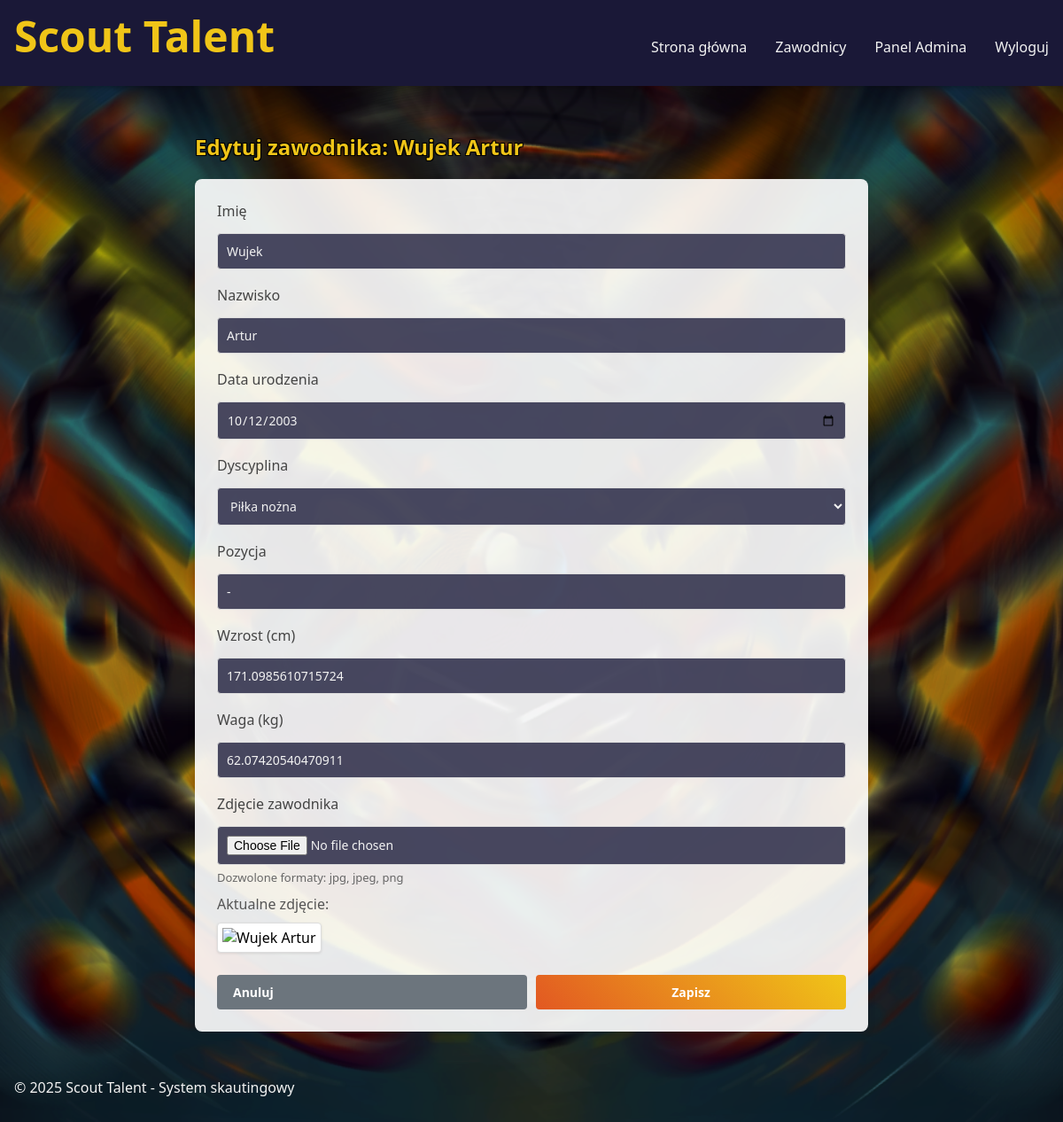
The app's page /players/edit/4 (signed in) with its own data.
### app/models.py (models this page shows)
class Player(db.Model):
    id = db.Column(db.Integer, primary_key=True)
    first_name = db.Column(db.String(64), nullable=False)
    last_name = db.Column(db.String(64), nullable=False)
    height = db.Column(db.Float)  # w cm
    weight = db.Column(db.Float)  # w kg
    birth_date = db.Column(db.Date)
    position = db.Column(db.String(64))
    photo = db.Column(db.String(255), nullable=True)  # Path to player photo
    sport_id = db.Column(db.Integer, db.ForeignKey('sport.id'))
    scout_id = db.Column(db.Integer, db.ForeignKey('user.id'))
    physical_tests = db.relationship('PhysicalTest', backref='player', lazy='dynamic')
    match_stats = db.relationship('MatchStat', backref='player', lazy='dynamic')

### app/routes/player_routes.py (the view, shortened to what this page needs)
@players.route('/edit/<int:player_id>', methods=['GET', 'POST'])
@login_required
def edit(player_id):
    player = Player.query.get_or_404(player_id)
    if current_user.role != 'admin' and player.scout_id != current_user.id:
        abort(403)
    form = PlayerForm(obj=player)
    form.sport.choices = [(s.id, s.name) for s in Sport.query.all()]
    return render_template('player/edit.html', form=form, player=player)

### app/forms.py
class PlayerForm(FlaskForm):
    first_name = StringField('Imię', validators=[DataRequired()])
    last_name = StringField('Nazwisko', validators=[DataRequired()])
    birth_date = DateField('Data urodzenia', format='%Y-%m-%d', validators=[DataRequired()])
    sport = SelectField('Dyscyplina', coerce=int, validators=[DataRequired()])
    position = StringField('Pozycja', validators=[DataRequired()])
    height = FloatField('Wzrost (cm)', validators=[DataRequired()])
    weight = FloatField('Waga (kg)', validators=[DataRequired()])
    photo = FileField('Zdjęcie zawodnika', validators=[FileAllowed(['jpg', 'png', 'jpeg'], 'Tylko pliki obrazów!')])
    submit = SubmitField('Zapisz')

### app/models.py (called while the page is built)
@login_manager.user_loader
def load_user(id):
    return User.query.get(int(id))

### app/templates/player/edit.html (shortened to what this page needs)
{% extends 'base.html' %}
{% block content %}
<section class="form-section">
    <div class="header-section">
        <h1>Edytuj zawodnika: {{ player.first_name }} {{ player.last_name }}</h1>
    </div>
    <div class="card">
        <form method="POST" action="{{ url_for('players.edit', player_id=player.id) }}" enctype="multipart/form-data">
            <div class="form-group">
                {{ form.first_name.label }}
                {{ form.first_name(class="form-control") }}
            </div>
            <div class="form-group">
                {{ form.last_name.label }}
                {{ form.last_name(class="form-control") }}
            </div>
            <div class="form-group">
                {{ form.birth_date.label }}
                {{ form.birth_date(class="form-control") }}
            </div>
            <div class="form-group">
                {{ form.sport.label }}
                {{ form.sport(class="form-control") }}
            </div>
            <div class="form-group">
                {{ form.position.label }}
                {{ form.position(class="form-control") }}
            </div>
            <div class="form-group">
                {{ form.height.label }}
                {{ form.height(class="form-control") }}
            </div>
            <div class="form-group">
                {{ form.weight.label }}
                {{ form.weight(class="form-control") }}
            </div>
            <div class="form-group">
                {{ form.photo.label }}
                {{ form.photo(class="form-control") }}
                <small class="form-text text-muted">Dozwolone formaty: jpg, jpeg, png</small>
                {% if player.photo %}
                <div class="current-photo mt-2">
                    <p>Aktualne zdjęcie:</p>
                    <img src="{{ player.photo }}" alt="{{ player.first_name }} {{ player.last_name }}" class="img-thumbnail" style="max-width: 200px;">
                </div>
                {% endif %}
            </div>
            <div class="form-actions">
                <a href="{{ url_for('players.detail', player_id=player.id) }}" class="btn btn-secondary">Anuluj</a>
                {{ form.submit(class="btn btn-primary") }}
            </div>
        </form>
    </div>
</section>
{% endblock %}

### app/static/css/style.css (style rules this page uses)
:root { --primary-color: #4c2882; --secondary-color: #e25822; --accent-color: #f0c518; --background-color: #0a2a4a; --text-color: #f2f2f2; --dark-accent: #1a1837; --gradient-primary: linear-gradient(135deg, var(--primary-color), var(--dark-accent)); --gradient-secondary: linear-gradient(45deg, var(--secondary-color), var(--accent-color)); }
* { margin: 0; padding: 0; box-sizing: border-box; font-family: 'Segoe UI', Tahoma, Geneva, Verdana, sans-serif; }
body { background-image: url('../images/background.png'); background-size: cover; background-position: center; color: var(--text-color); min-height: 100vh; }
.form-group { margin-bottom: 1.5rem; }
.form-control { width: 100%; padding: 12px; border: none; border-radius: 5px; background: rgba(30, 30, 60, 0.8); color: var(--text-color); font-size: 1rem; margin-top: 0.5rem; }
.btn { width: 100%; padding: 12px; border: none; border-radius: 5px; cursor: pointer; font-size: 1rem; font-weight: bold; transition: all 0.3s ease; }
.btn-primary { background: var(--gradient-secondary); color: var(--dark-accent); }
.card { background-color: #b0c4de; border-radius: 8px; box-shadow: 0 2px 4px rgba(0, 0, 0, 0.1); padding: 20px; transition: transform 0.3s ease; color:black; }
.form-section { max-width: 800px; margin: 0 auto; padding: 20px; }
.form-group { margin-bottom: 20px; }
.form-control { width: 100%; padding: 10px; border: 1px solid #ddd; border-radius: 4px; font-size: 1em; }
.header-section { display: flex; justify-content: space-between; align-items: center; margin-bottom: 20px; }

### app/templates/player/edit.html (style rules this page uses)
.header-section { margin-bottom: 20px; }
.header-section h1 { margin: 0; color: #f0c518; text-shadow: -1px -1px 0 #000, 1px -1px 0 #000, -1px 1px 0 #000, 1px 1px 0 #000; }
.card { background-color: rgba(255, 255, 255, 0.9); border-radius: 8px; box-shadow: 0 2px 10px rgba(0, 0, 0, 0.1); padding: 25px; }
.form-group { margin-bottom: 18px; }
.form-group label { display: block; margin-bottom: 6px; font-weight: 500; color: #444; }
.form-control { width: 100%; padding: 10px; border: 1px solid #ddd; border-radius: 4px; font-size: 14px; }
.form-text { display: block; margin-top: 5px; color: #666; font-size: 13px; }
.current-photo { margin-top: 15px; }
.current-photo p { margin-bottom: 10px; color: #555; }
.img-thumbnail { padding: 5px; background-color: #fff; border: 1px solid #ddd; border-radius: 4px; box-shadow: 0 1px 3px rgba(0, 0, 0, 0.1); }
.form-actions { display: flex; justify-content: flex-end; gap: 10px; margin-top: 25px; }
.btn { padding: 10px 18px; border-radius: 4px; font-size: 14px; cursor: pointer; text-decoration: none; border: none; }
.btn-primary { background-color: #4a69bd; color: white; }
.btn-secondary { background-color: #6c757d; color: white; }
.mt-2 { margin-top: 10px; }

### records on screen
Player: first_name "Wujek", last_name "Artur", birth_date "10/12/2003", sport "Piłka nożna", position "-", height "171.0985610715724", weight "62.07420540470911"
